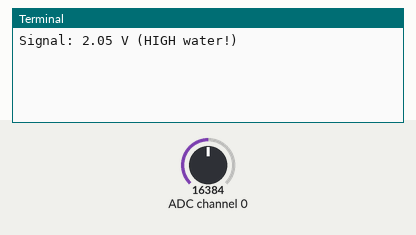
This program was run on a simulated Raspberry Pi (BCM pin numbers). Shown: the last lines printed to the terminal. Inputs (shaded band) come from the test bench; at power-on: ADC channel 0 = 16384 (analog values on the 0–32767 scale).

Above: at 1.2 s.
1.3 s: ADC channel 0 set to 9830
At 3.8 s:
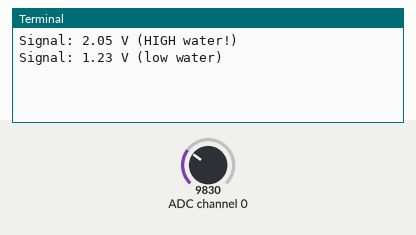
5.2 s: ADC channel 0 set to 0
At 7.1 s:
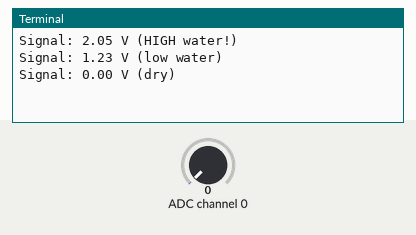

Measured:
- after the input at 1.3 s, the terminal: prints a new line after 1.8 s (image 1)
- after the input at 5.2 s, the terminal: prints a new line after 0.89 s (image 2)

The program:

example.py
```python
# Uses an ADS1115 on a Raspberry Pi with a GPIO power pin to measure probe voltage, classifies it as dry/low/HIGH water, and prints the measured voltage every 3 seconds.
#
# Buy this module: https://shillehtek.com/products/sensor-rain-water-level-arduino-raspberry-pi-esp32
# Full manual: https://shillehtek.com/blogs/shillehtek-product-manuals/sensor-rain-water-level-arduino-raspberry-pi-esp32-manual
# More examples: https://github.com/shillehbean/shillehtek-examples
#

#!/usr/bin/env python3
# Water Level Sensor - Raspberry Pi + ADS1115 Example (GPIO-powered)
# S -> ADS1115 A0, + -> GPIO 17 (pin 11), - -> GND
# Install: pip3 install adafruit-circuitpython-ads1x15

import time
import board
import busio
import RPi.GPIO as GPIO
import adafruit_ads1x15.ads1115 as ADS
from adafruit_ads1x15.analog_in import AnalogIn

POWER_PIN = 17

GPIO.setmode(GPIO.BCM)
GPIO.setup(POWER_PIN, GPIO.OUT, initial=GPIO.LOW)

i2c = busio.I2C(board.SCL, board.SDA)
ads = ADS.ADS1115(i2c)
ads.gain = 1
channel = AnalogIn(ads, ADS.P0)

def read_level():
    GPIO.output(POWER_PIN, GPIO.HIGH)   # energize the probe
    time.sleep(0.02)                    # settle
    volts = channel.voltage
    GPIO.output(POWER_PIN, GPIO.LOW)    # off - no electrolysis
    return volts

try:
    while True:
        volts = read_level()

        if volts < 0.3:
            state = "dry"
        elif volts < 1.5:
            state = "low water"
        else:
            state = "HIGH water!"

        print("Signal: {:.2f} V ({})".format(volts, state))
        time.sleep(3)

except KeyboardInterrupt:
    print("Stopped by user")
finally:
    GPIO.cleanup()
```
